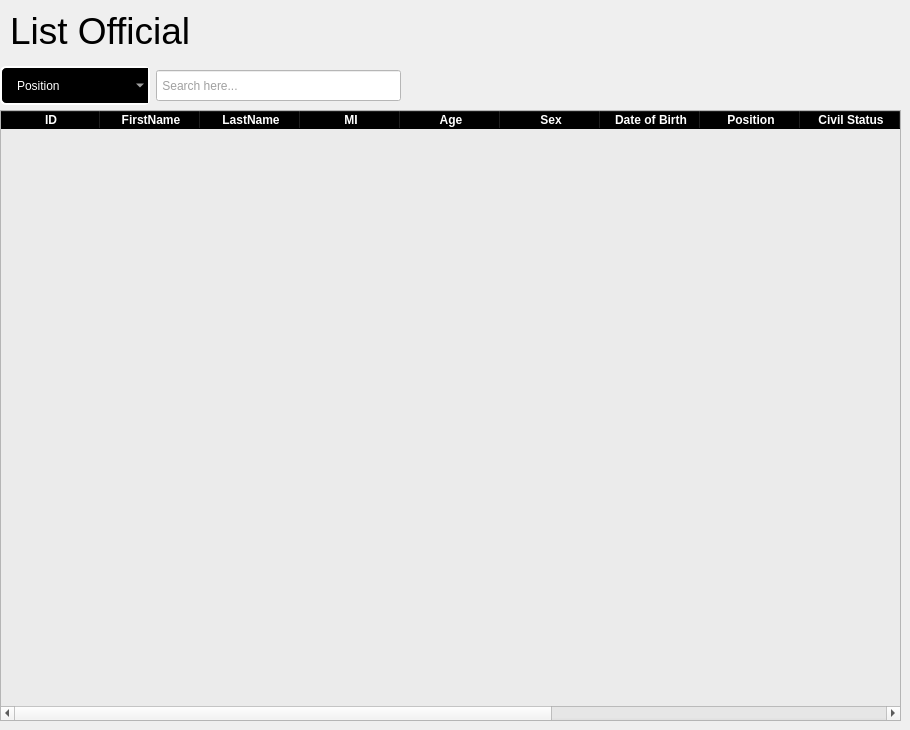
          <widget class="QWidget" name="page_2">
           <widget class="QLabel" name="label_9">
            <property name="geometry">
             <rect>
              <x>10</x>
              <y>10</y>
              <width>181</width>
              <height>41</height>
             </rect>
            </property>
            <property name="font">
             <font>
              <pointsize>28</pointsize>
             </font>
            </property>
            <property name="styleSheet">
             <string notr="true">color: rgb(0, 0, 0);</string>
            </property>
            <property name="text">
             <string>List Official</string>
            </property>
           </widget>
           <widget class="QTableWidget" name="official_table">
            <property name="geometry">
             <rect>
              <x>0</x>
              <y>110</y>
              <width>901</width>
              <height>611</height>
             </rect>
            </property>
            <property name="styleSheet">
             <string notr="true">QTableWidget{background-color: rgb(235, 235, 235);}

QHeaderView::section{

 font-weight:bold;
 background-color:black;
 color:white;

}

</string>
            </property>
            <column>
             <property name="text">
              <string>ID</string>
             </property>
            </column>
            <column>
             <property name="text">
              <string>FirstName</string>
             </property>
            </column>
            <column>
             <property name="text">
              <string>LastName</string>
             </property>
            </column>
            <column>
             <property name="text">
              <string>MI</string>
             </property>
            </column>
            <column>
             <property name="text">
              <string>Age</string>
             </property>
            </column>
            <column>
             <property name="text">
              <string>Sex</string>
             </property>
            </column>
            <column>
             <property name="text">
              <string>Date of Birth</string>
             </property>
            </column>
            <column>
             <property name="text">
              <string>Position</string>
             </property>
            </column>
            <column>
             <property name="text">
              <string>Civil Status</string>
             </property>
            </column>
            <column>
             <property name="text">
              <string>Term Start</string>
             </property>
            </column>
            <column>
             <property name="text">
              <string>Term End</string>
             </property>
            </column>
            <column>
             <property name="text">
              <string>Email</string>
             </property>
            </column>
            <column>
             <property name="text">
              <string>Action</string>
             </property>
            </column>
           </widget>
           <widget class="QWidget" name="layoutWidget_4">
            <property name="geometry">
             <rect>
              <x>0</x>
              <y>60</y>
              <width>401</width>
              <height>51</height>
             </rect>
            </property>
            <layout class="QHBoxLayout" name="horizontalLayout_9">
             <item>
              <widget class="QComboBox" name="select_officialposition">
               <property name="minimumSize">
                <size>
                 <width>150</width>
                 <height>0</height>
                </size>
               </property>
               <property name="styleSheet">
                <string notr="true">QComboBox{ 
border: 2px solid white;
border-radius:6px;
padding-left: 1px 18px 1px 3px;
height: 35px;
background-color:black;
color:white;
padding-left:15px;
selection-background-color: #298089;
}</string>
               </property>
               <item>
                <property name="text">
                 <string>Position</string>
                </property>
               </item>
               <item>
                <property name="text">
                 <string>Captain</string>
                </property>
               </item>
               <item>
                <property name="text">
                 <string>Secretary</string>
                </property>
               </item>
               <item>
                <property name="text">
                 <string>Treasurer</string>
                </property>
               </item>
               <item>
                <property name="text">
                 <string>Councilor</string>
                </property>
               </item>
               <item>
                <property name="text">
                 <string>Kagawad</string>
                </property>
               </item>
               <item>
                <property name="text">
                 <string>SK Kagawad</string>
                </property>
               </item>
               <item>
                <property name="text">
                 <string>Tanod</string>
                </property>
               </item>
              </widget>
             </item>
             <item>
              <widget class="QLineEdit" name="search_official">
               <property name="minimumSize">
                <size>
                 <width>0</width>
                 <height>31</height>
                </size>
               </property>
               <property name="maximumSize">
                <size>
                 <width>16777215</width>
                 <height>31</height>
                </size>
               </property>
               <property name="styleSheet">
                <string notr="true">background-color: rgb(255, 255, 255);
color: rgb(65, 65, 65);</string>
               </property>
               <property name="placeholderText">
                <string> Search here...</string>
               </property>
              </widget>
             </item>
            </layout>
           </widget>
          </widget>
